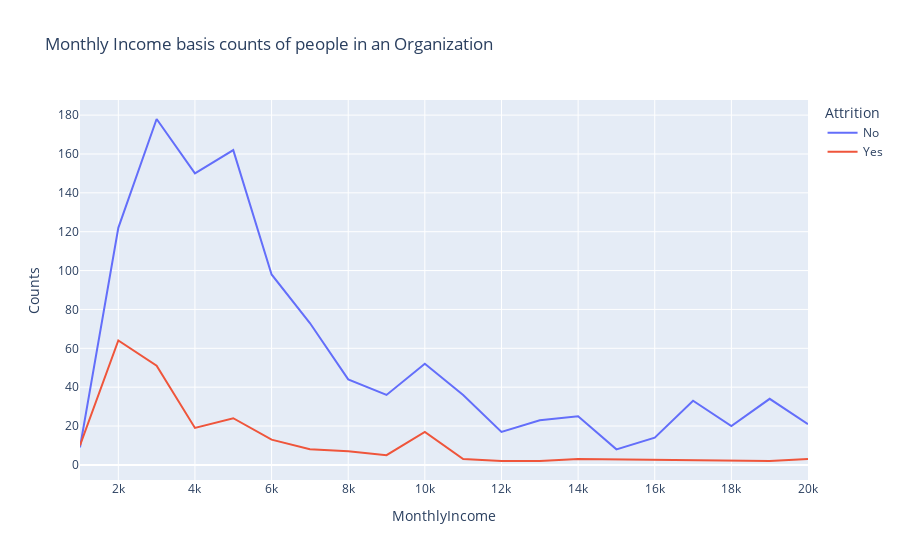

The notebook cell saved with this chart:
### Markdown cell above
### Is income the main factor towards employee attrition?

### Code cell
rate_att=data.groupby(['MonthlyIncome','Attrition']).apply(lambda x:x['MonthlyIncome'].count()).reset_index(name='Counts')
rate_att['MonthlyIncome'] = round(rate_att['MonthlyIncome'],-3)
rate_att=rate_att.groupby(['MonthlyIncome','Attrition']).apply(lambda x:x['MonthlyIncome'].count()).reset_index(name='Counts')
fig=px.line(rate_att,x='MonthlyIncome',y='Counts',color='Attrition',title='Monthly Income basis counts of people in an Organization')
fig.show()

### Figure 1 — Plotly figure (JSON) as saved in the notebook; plotly's stock layout.template omitted (floating-point values rounded to 4 significant figures)
{"data": [{"hovertemplate": "Attrition=No<br>MonthlyIncome=%{x}<br>Counts=%{y}<extra></extra>", "legendgroup": "No", "line": {"color": "#636efa", "dash": "solid"}, "marker": {"symbol": "circle"}, "mode": "lines", "name": "No", "orientation": "v", "showlegend": true, "type": "scatter", "x": [1000, 2000, 3000, 4000, 5000, 6000, 7000, 8000, 9000, 10000, 11000, 12000, 13000, 14000, 15000, 16000, 17000, 18000, 19000, 20000], "xaxis": "x", "y": [9, 122, 178, 150, 162, 98, 73, 44, 36, 52, 36, 17, 23, 25, 8, 14, 33, 20, 34, 21], "yaxis": "y"}, {"hovertemplate": "Attrition=Yes<br>MonthlyIncome=%{x}<br>Counts=%{y}<extra></extra>", "legendgroup": "Yes", "line": {"color": "#EF553B", "dash": "solid"}, "marker": {"symbol": "circle"}, "mode": "lines", "name": "Yes", "orientation": "v", "showlegend": true, "type": "scatter", "x": [1000, 2000, 3000, 4000, 5000, 6000, 7000, 8000, 9000, 10000, 11000, 12000, 13000, 14000, 19000, 20000], "xaxis": "x", "y": [10, 64, 51, 19, 24, 13, 8, 7, 5, 17, 3, 2, 2, 3, 2, 3], "yaxis": "y"}], "layout": {"legend": {"title": {"text": "Attrition"}, "tracegroupgap": 0}, "title": {"text": "Monthly Income basis counts of people in an Organization"}, "xaxis": {"anchor": "y", "domain": [0, 1], "title": {"text": "MonthlyIncome"}}, "yaxis": {"anchor": "x", "domain": [0, 1], "title": {"text": "Counts"}}}}
